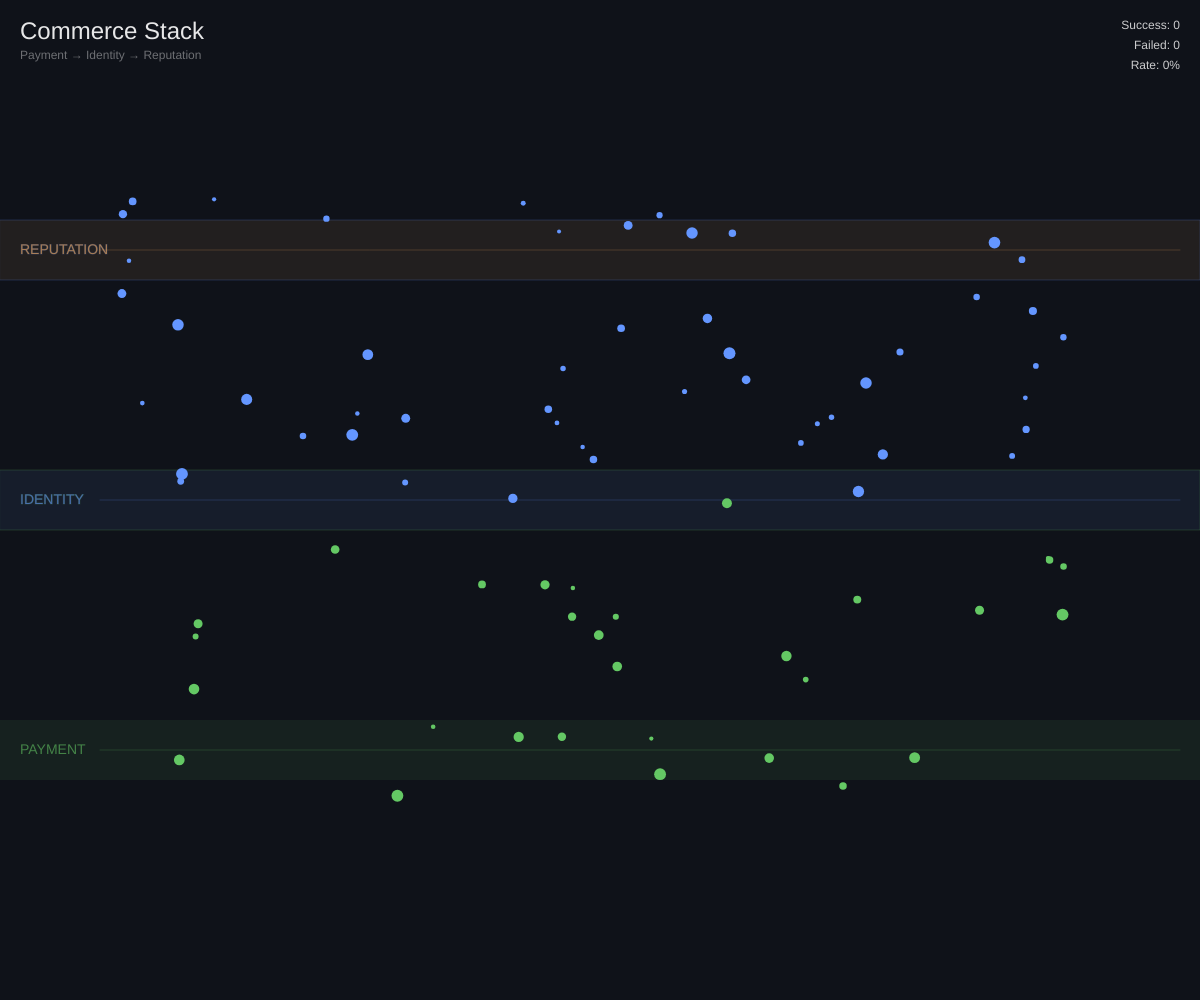
Frame 1 (no input)
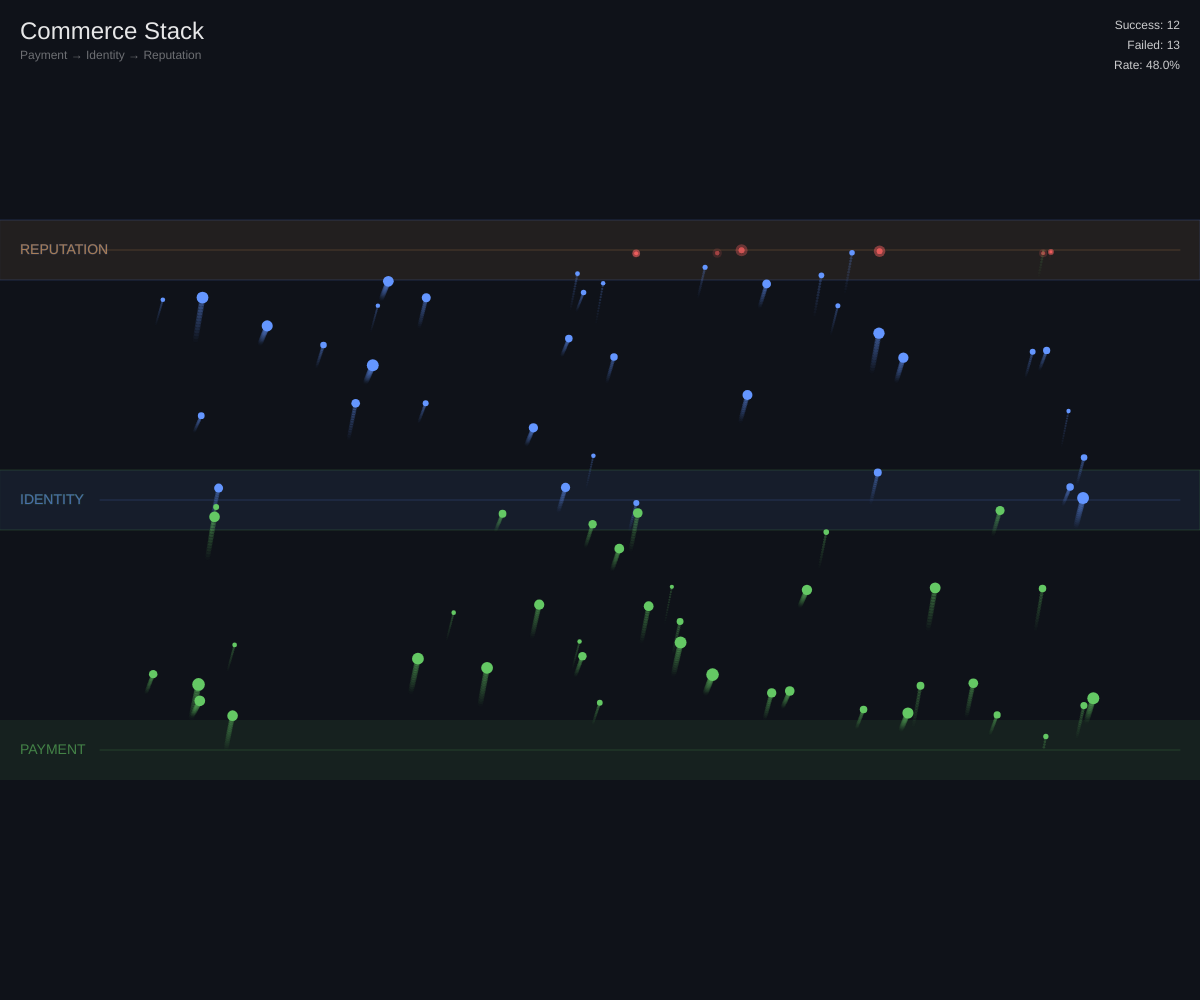
Frame 60 (no input)
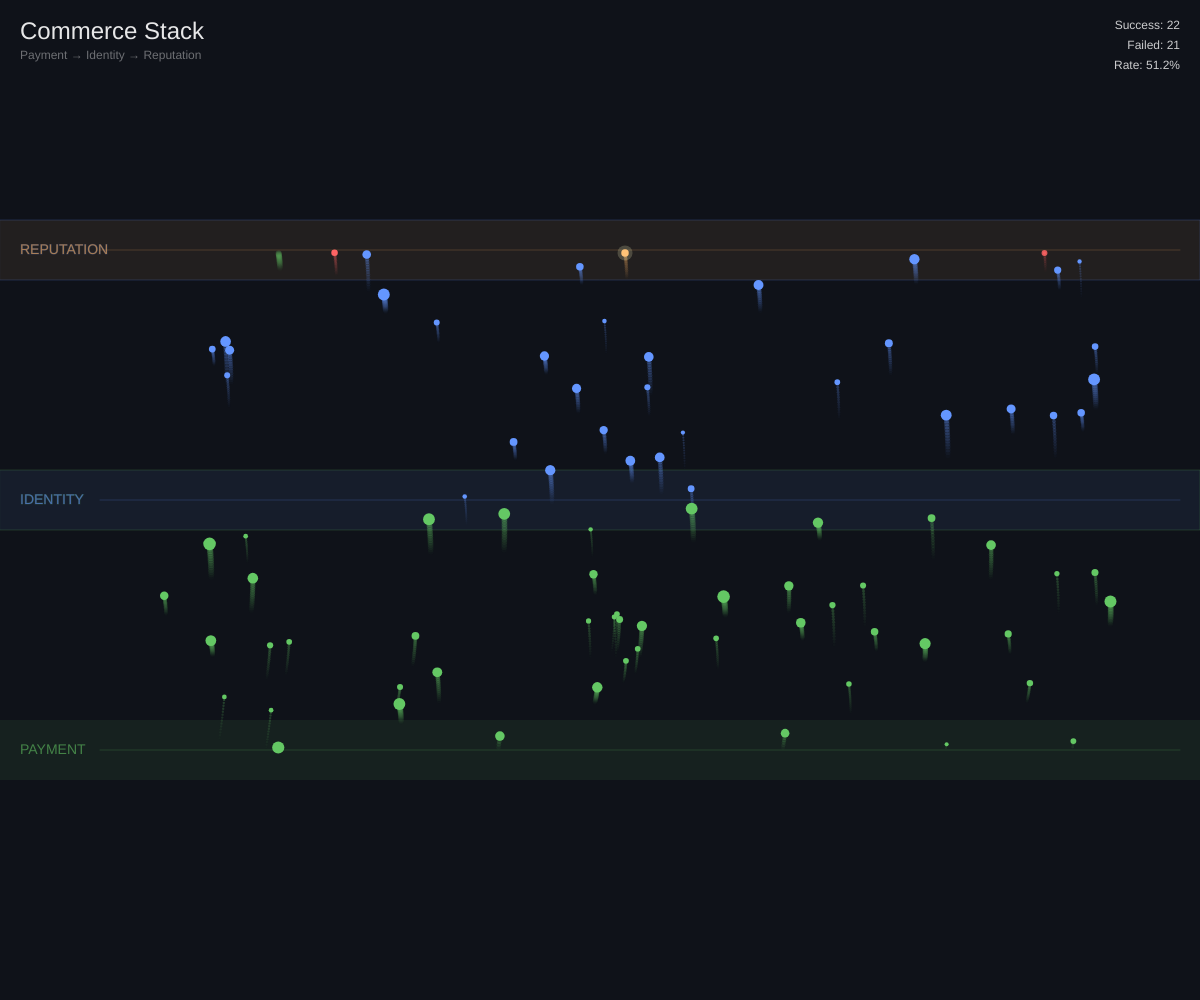
Frame 120 (the mouse pressed at the canvas centre since frame 60)

The p5.js sketch that drew these frames (run headless with seeded random() and noise() and a simulated clock; from frame 60 on, the mouse is pressed at the canvas centre):

// p5.js sketch
// ── sketch.js
/**
 * Commerce Stack — Daily Wonder Sketch 2026-03-19
 * 
 * 灵感来源：今日关于 Agent Commerce Stack 的对话
 * 三层架构：Payment → Identity → Reputation
 * 
 * 粒子代表 agent 交易，在三层之间流动。
 * 成功的交易会积累信誉，失败的会消散。
 */

// ═══════════════════════════════════════════════════════════════════════════
// 配置参数
// ═══════════════════════════════════════════════════════════════════════════

const CONFIG = {
  layers: {
    payment: { y: 0.75, color: [100, 200, 100], name: "PAYMENT" },
    identity: { y: 0.5, color: [100, 150, 255], name: "IDENTITY" },
    reputation: { y: 0.25, color: [255, 180, 100], name: "REPUTATION" }
  },
  particles: {
    count: 80,
    baseSpeed: 2,
    successRate: 0.7,  // 70% 成功率
  },
  visual: {
    layerHeight: 60,
    particleSize: { min: 4, max: 12 },
    trailLength: 15,
  }
};

let particles = [];
let successCount = 0;
let failCount = 0;

// ═══════════════════════════════════════════════════════════════════════════
// Particle 类
// ═══════════════════════════════════════════════════════════════════════════

class Particle {
  constructor() {
    this.reset();
  }
  
  reset() {
    this.x = random(width * 0.1, width * 0.9);
    this.y = height * CONFIG.layers.payment.y;
    this.layer = 'payment';
    this.progress = 0;
    this.size = random(CONFIG.visual.particleSize.min, CONFIG.visual.particleSize.max);
    this.speed = random(0.5, 1.5) * CONFIG.particles.baseSpeed;
    this.willSucceed = random() < CONFIG.particles.successRate;
    this.trail = [];
    this.alpha = 255;
    this.dying = false;
  }
  
  update() {
    // 记录轨迹
    this.trail.push({ x: this.x, y: this.y, alpha: this.alpha });
    if (this.trail.length > CONFIG.visual.trailLength) {
      this.trail.shift();
    }
    
    // 如果正在消亡
    if (this.dying) {
      this.alpha -= 10;
      if (this.alpha <= 0) {
        this.reset();
      }
      return;
    }
    
    // 添加一些水平漂移
    this.x += sin(frameCount * 0.02 + this.progress) * 0.5;
    
    // 向上移动
    let targetY;
    if (this.layer === 'payment') {
      targetY = height * CONFIG.layers.identity.y;
      if (this.y <= targetY + 5) {
        this.layer = 'identity';
      }
    } else if (this.layer === 'identity') {
      targetY = height * CONFIG.layers.reputation.y;
      if (this.y <= targetY + 5) {
        this.layer = 'reputation';
        // 到达 reputation 层，判定成功或失败
        if (this.willSucceed) {
          successCount++;
        } else {
          failCount++;
          this.dying = true;
        }
      }
    } else {
      // reputation 层，成功的粒子循环
      if (this.willSucceed) {
        this.y = height * CONFIG.layers.payment.y;
        this.layer = 'payment';
        this.size = min(this.size * 1.1, CONFIG.visual.particleSize.max * 1.5);
      }
    }
    
    this.y -= this.speed;
    this.progress += 0.01;
    
    // 边界检查
    this.x = constrain(this.x, 50, width - 50);
  }
  
  draw() {
    // 绘制轨迹
    for (let i = 0; i < this.trail.length; i++) {
      let t = this.trail[i];
      let trailAlpha = map(i, 0, this.trail.length, 0, t.alpha * 0.3);
      fill(this.getColor(trailAlpha));
      noStroke();
      circle(t.x, t.y, this.size * 0.5);
    }
    
    // 绘制粒子
    fill(this.getColor(this.alpha));
    noStroke();
    circle(this.x, this.y, this.size);
    
    // 成功粒子发光
    if (this.willSucceed && this.layer === 'reputation') {
      fill(255, 255, 200, 50);
      circle(this.x, this.y, this.size * 2);
    }
  }
  
  getColor(alpha) {
    let layerConfig = CONFIG.layers[this.layer];
    if (this.dying) {
      return color(255, 100, 100, alpha);
    }
    return color(layerConfig.color[0], layerConfig.color[1], layerConfig.color[2], alpha);
  }
}

// ═══════════════════════════════════════════════════════════════════════════
// p5.js 主函数
// ═══════════════════════════════════════════════════════════════════════════

function setup() {
  createCanvas(windowWidth, windowHeight);
  colorMode(RGB, 255);
  
  // 初始化粒子
  for (let i = 0; i < CONFIG.particles.count; i++) {
    let p = new Particle();
    p.y = random(height * 0.2, height * 0.8);  // 随机初始位置
    particles.push(p);
  }
}

function draw() {
  // 深色背景
  background(15, 18, 25);
  
  // 绘制层
  drawLayers();
  
  // 更新和绘制粒子
  for (let p of particles) {
    p.update();
    p.draw();
  }
  
  // 绘制统计
  drawStats();
  
  // 绘制标题
  drawTitle();
}

function drawLayers() {
  noStroke();
  
  for (let [key, layer] of Object.entries(CONFIG.layers)) {
    let y = height * layer.y;
    
    // 层背景
    fill(layer.color[0], layer.color[1], layer.color[2], 20);
    rect(0, y - CONFIG.visual.layerHeight/2, width, CONFIG.visual.layerHeight);
    
    // 层标签
    fill(layer.color[0], layer.color[1], layer.color[2], 150);
    textSize(14);
    textAlign(LEFT, CENTER);
    text(layer.name, 20, y);
    
    // 层线
    stroke(layer.color[0], layer.color[1], layer.color[2], 50);
    strokeWeight(1);
    line(100, y, width - 20, y);
  }
}

function drawStats() {
  fill(255, 255, 255, 200);
  textSize(12);
  textAlign(RIGHT, TOP);
  text(`Success: ${successCount}`, width - 20, 20);
  text(`Failed: ${failCount}`, width - 20, 40);
  
  let rate = successCount + failCount > 0 
    ? (successCount / (successCount + failCount) * 100).toFixed(1) 
    : 0;
  text(`Rate: ${rate}%`, width - 20, 60);
}

function drawTitle() {
  fill(255, 255, 255, 230);
  textSize(24);
  textAlign(LEFT, TOP);
  text("Commerce Stack", 20, 20);
  
  fill(255, 255, 255, 100);
  textSize(12);
  text("Payment → Identity → Reputation", 20, 50);
}

function windowResized() {
  resizeCanvas(windowWidth, windowHeight);
}

function mousePressed() {
  // 点击添加新粒子
  for (let i = 0; i < 5; i++) {
    let p = new Particle();
    p.x = mouseX + random(-30, 30);
    particles.push(p);
    if (particles.length > 150) {
      particles.shift();
    }
  }
}
